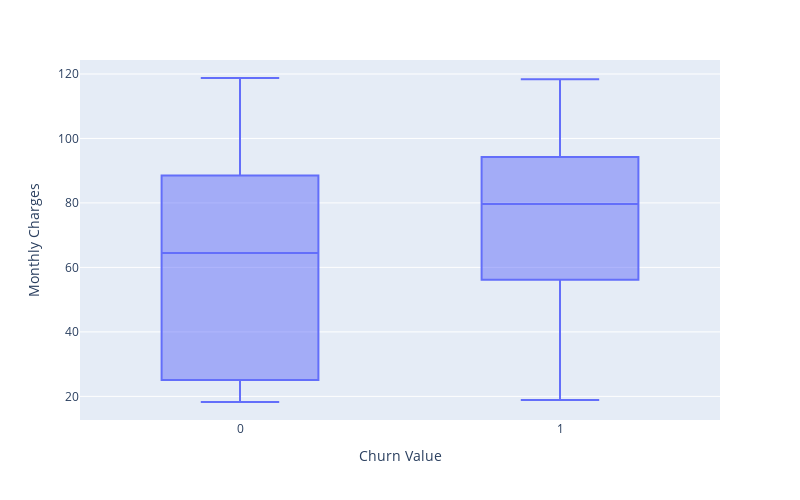

This figure's notebook cell:
### Code cell
# Monthly Charge vs Churn
px.box(
    df, 
    x="Churn Value", 
    y="Monthly Charges",
    width=800,
    height=500
)

### Figure 1 — Plotly figure (JSON) as saved in the notebook; plotly's stock layout.template omitted (floating-point values rounded to 4 significant figures; data arrays with more than 128 entries replaced by an {"elided": "..."} marker saying what was removed)
{"data": [{"alignmentgroup": "True", "hovertemplate": "Churn Value=%{x}<br>Monthly Charges=%{y}<extra></extra>", "legendgroup": "", "marker": {"color": "#636efa"}, "name": "", "notched": false, "offsetgroup": "", "orientation": "v", "showlegend": false, "type": "box", "x": {"elided": "7032 int values"}, "x0": " ", "xaxis": "x", "y": {"elided": "7032 float values"}, "y0": " ", "yaxis": "y"}], "layout": {"boxmode": "group", "height": 500, "legend": {"tracegroupgap": 0}, "margin": {"t": 60}, "width": 800, "xaxis": {"anchor": "y", "domain": [0, 1], "title": {"text": "Churn Value"}}, "yaxis": {"anchor": "x", "domain": [0, 1], "title": {"text": "Monthly Charges"}}}}
